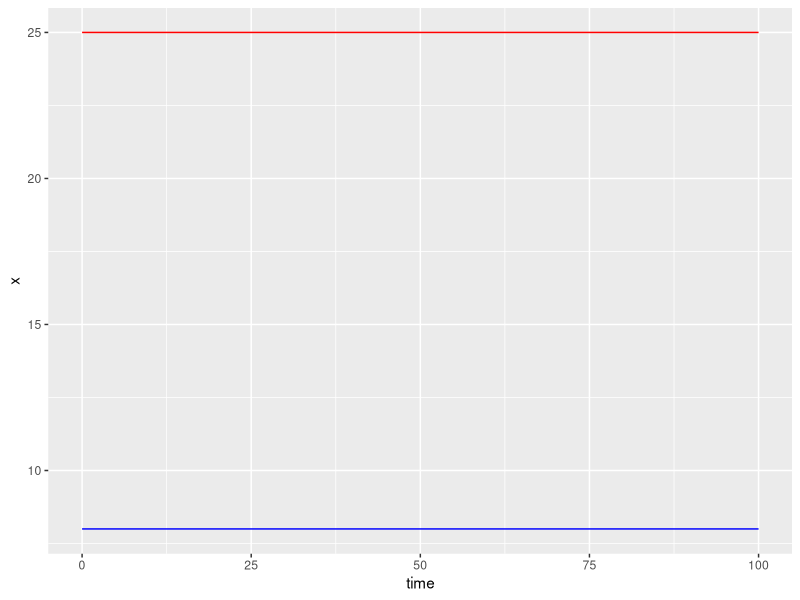
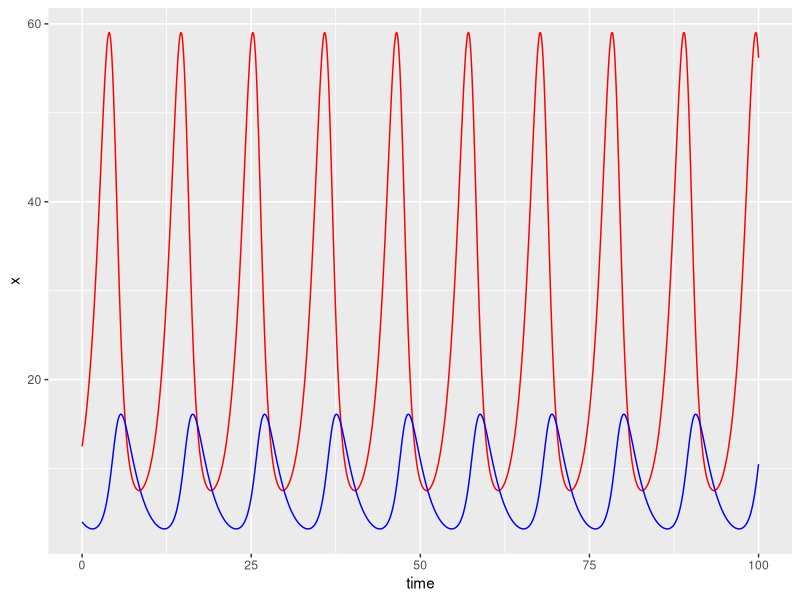
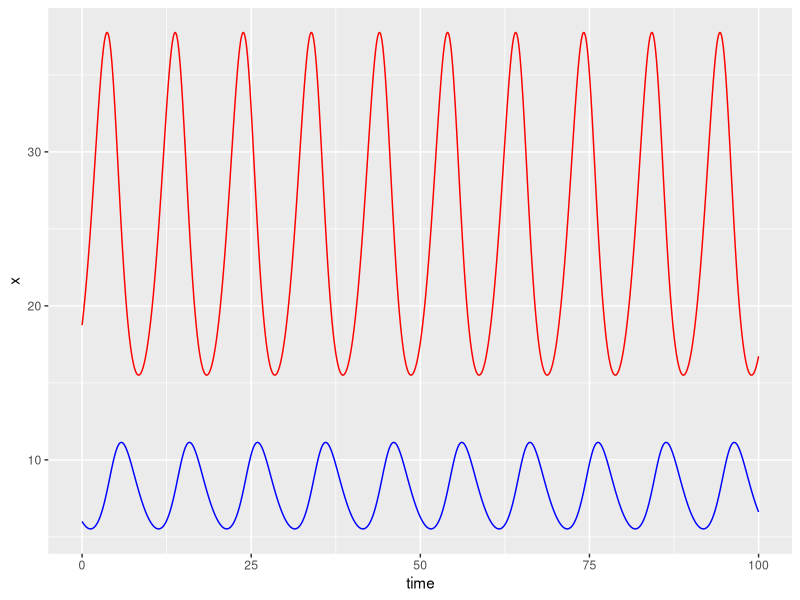
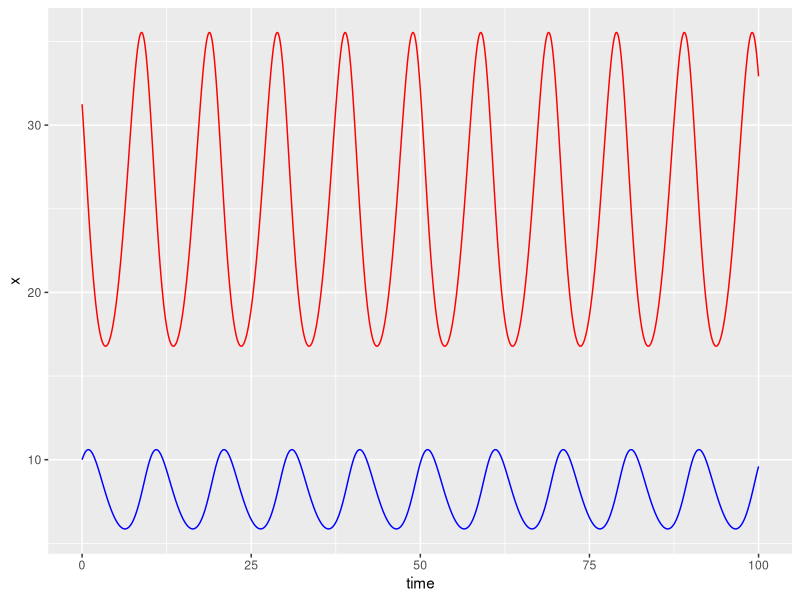
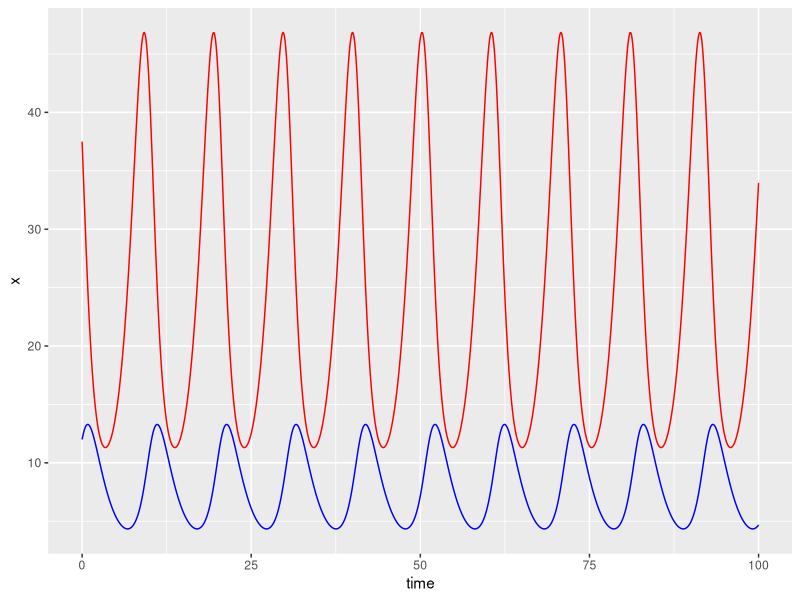
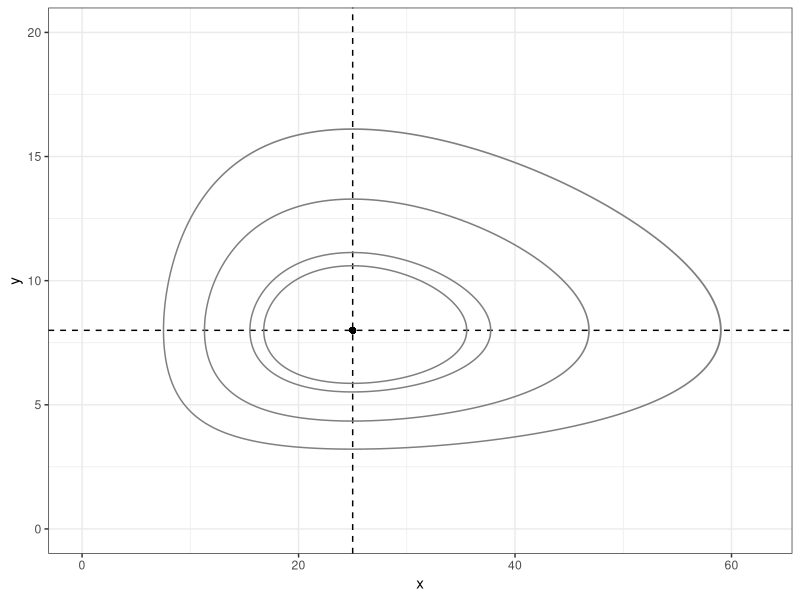
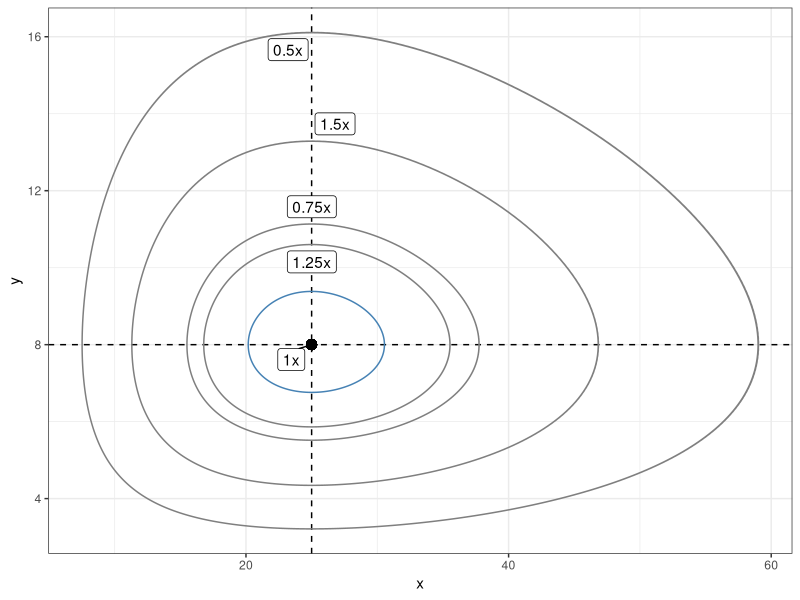
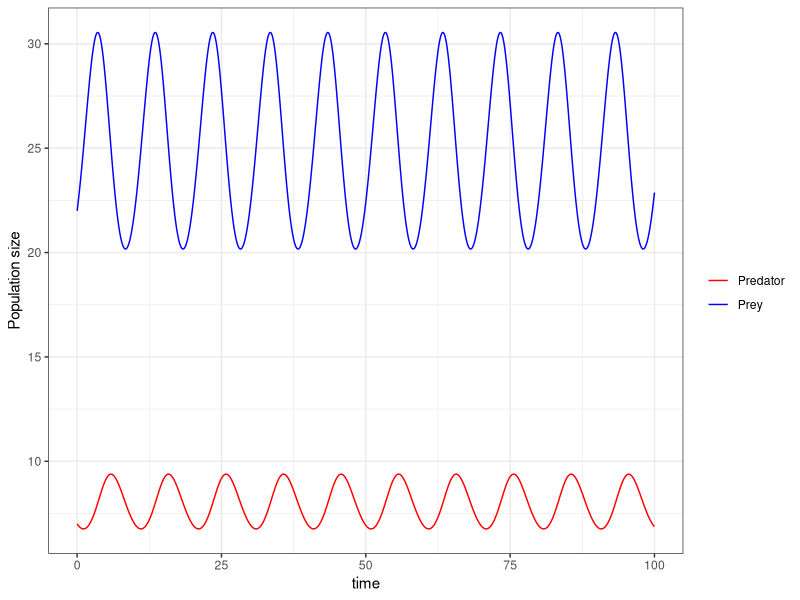

These charts were generated, in order, by the following R code:
library(tidyverse)
library(deSolve)
library(ggrepel)

#### Predator-prey Model-------------------
### Hard coding approach
## Create a vector of parameters
param_eq<-c(alpha<-0.8,
            beta<-0.1,
            delta<-0.02,
            gamma<-0.5)
#therefore, equilibrium occurs at (25, 8)
xo_eq<-gamma/delta
yo_eq<-alpha/beta

#include additional starting population sizes
#0.5x
xo1<-.5*xo_eq
yo1<-.5*yo_eq

#0.75x
xo2<-.75*xo_eq
yo2<-.75*yo_eq

#1.25x
xo3<-1.25*xo_eq
yo3<-1.25*yo_eq

#1.5x
xo4<-1.5*xo_eq
yo4<-1.5*yo_eq


## Create state variables (prey and predator population sizes) as a vector with their initial values
state_eq<-c(x=xo_eq,
            y=yo_eq)

state1<-c(x=xo1,
          y=yo1)

state2<-c(x=xo2,y=yo2)

state3<-c(x=xo3,y=yo3)

state4<-c(x=xo4,y=yo4)


## Model equations
LVpred<-function(t,state,parameters){
  with(as.list(c(state,parameters)),{
    #rate of change equations
    dxdt<-(alpha*x)-(beta*x*y)
    dydt<-(delta*x*y)-(gamma*y)
    
    #returns rate of change
    list(c(dxdt,dydt))
  })
}


## Model application
#time specification
times<-seq(0,100,by=.1)

#model integration
ode(y=state_eq,times=times,func=LVpred,parms=param_eq) %>%
  as_tibble() -> outDF_eq

ode(y=state1,times=times,func=LVpred,parms=param_eq) %>%
  as_tibble() -> outDF1

ode(y=state2,times=times,func=LVpred,parms=param_eq) %>%
  as_tibble() -> outDF2

ode(y=state3,times=times,func=LVpred,parms=param_eq) %>%
  as_tibble() -> outDF3

ode(y=state4,times=times,func=LVpred,parms=param_eq) %>%
  as_tibble() -> outDF4


## Plot data
# Abundance vs. time
ggplot(outDF_eq) +
  geom_line(aes(time,x),color="red") +
  geom_line(aes(time,y),color="blue") 

ggplot(outDF1) +
  geom_line(aes(time,x),color="red") +
  geom_line(aes(time,y),color="blue") 

ggplot(outDF2) +
  geom_line(aes(time,x),color="red") +
  geom_line(aes(time,y),color="blue") 

ggplot(outDF3) +
  geom_line(aes(time,x),color="red") +
  geom_line(aes(time,y),color="blue") 

ggplot(outDF4) +
  geom_line(aes(time,x),color="red") +
  geom_line(aes(time,y),color="blue") 


# Predator vs. prey
ggplot(outDF_eq) +
  theme_bw() +
  geom_point(aes(x,y),color="black") +
  geom_hline(yintercept=yo_eq,linetype=2,color="black") +
  geom_vline(xintercept=xo_eq,linetype=2,color="black") +
  geom_path(data=outDF1,aes(x,y),color="gray50") +
  geom_path(data=outDF2,aes(x,y),color="gray50") +
  geom_path(data=outDF3,aes(x,y),color="gray50") +
  geom_path(data=outDF4,aes(x,y),color="gray50") +
  xlim(0,(2.5*xo_eq)) +
  ylim(0,(2.5*yo_eq))
  

#------------------------------------------------------
### Flexible-coding approach
## Initial values 
#store parameters as a vector
params<-c(alpha<-0.8,
          beta<-0.1,
          delta<-0.02,
          gamma<-0.5)

#store initial population sizes as a vector
xo<-22
yo<-7

inits<-c(x=xo,y=yo)

#turn time into a vector
times<-seq(0,100,by=.1) #here t=100


## Build DF of 'graduated' initial population sizes
pop_mods<-c(0.5,0.75,1,1.25,1.5)
stateDF<-tibble(x=pop_mods*(gamma/delta),
                y=pop_mods*(alpha/beta),
                text=c("0.5x","0.75x","1x","1.25x","1.5x"))


## Model equations for ode()
LVpred<-function(t,state,parameters){
  with(as.list(c(state,parameters)),{
    #rate of change equations
    dxdt<-(alpha*x)-(beta*x*y)
    dydt<-(delta*x*y)-(gamma*y)
    
    #returns rate of change
    list(c(dxdt,dydt))
  })
}


## Iteratively run ode() on stateDF
apply(stateDF[,1:2],1,
      function(x) as_tibble(ode(x %>% as.numeric() %>% setNames(c("x","y")),
                                times,LVpred,params))) -> predList 

Map(cbind,predList,text=stateDF[[3]]) %>%
  do.call("rbind",.) -> predDF


## Run function on initial population sizes
ode(inits,times,LVpred,params) %>%
  as_tibble() -> user_predDF

#NOTE: ends with two dfs: predDF (DFs of various proportions/multipliers of equilibrium pop sizes) and user_predDF 
#(the DF generated from the initial pop sizes selected by user)

#---------------------------------------------------------------------------
### Function-oriented approach
## Initial values
a<-0.8
b<-0.1
d<-0.02
g<-0.5

xo<-22
yo<-7

t<-100

## Create functions
# Model equations for ode()
LVpred<-function(t,state,parameters){
  with(as.list(c(state,parameters)),{
    #rate of change equations
    dxdt<-(alpha*x)-(beta*x*y)
    dydt<-(delta*x*y)-(gamma*y)
    
    #returns rate of change
    list(c(dxdt,dydt))
  })
}

# Build stateDF & iterate ode() over varied initial population sizes
predDF_builder<-function(alpha,beta,delta,gamma,t,func){
  #deSolve needed for ode()
  require(deSolve)
  #start with a pop_modifier vector
  mods<-c(0.5,0.75,1,1.25,1.5)
  #create stateDF using parameters
  tibble(prey=mods*(gamma/delta),
         pred=mods*(alpha/beta),
         text=paste0(mods,"x"))->stateDF
  #created times vector from t
  seq(0,t,by=.1)->times
  #turn parameters into vector
  pars<-c(alpha=alpha,beta=beta,delta=delta,gamma=gamma)
  #iterate ode() over each combination of pop sizes and append multiplier as text in third col
  apply(stateDF[,1:2],1,
        function(x) as_tibble(ode(x %>% as.numeric() %>% setNames(c("x","y")),
                                  times,func,pars))) %>%
    Map(cbind,.,text=stateDF[[3]]) %>%
    do.call("rbind",.) 
}
#Additional notes about function: 
#1) stateDF contains x & y that have been modified based on parameter ratios and a third column, text, that contains
#the modifier as a character string (e.g., "1.5x")
#2) t contains time as a sequence vector
#3) func contains the function that will be fed into ode()
#4) pars contains a vector of the parameters (i.e., alpha, beta, delta, gamma)

# Output x & y from user-defined initial pop values
user_predDF_builder<-function(xo,yo,alpha,beta,delta,gamma,t,func){
  require(deSolve)
  inits<-c(x=xo,y=yo)
  pars<-c(alpha=alpha,beta=beta,delta=delta,gamma=gamma)
  times<-seq(0,t,by=0.1)
  ode(inits,times,LVpred,pars) %>%
    as_tibble() 
}


## Apply functions
predDF<-predDF_builder(a,b,d,g,t,LVpred)
user_predDF<-user_predDF_builder(xo,yo,a,b,d,g,t,LVpred)


#----------------------------------------------------------------------------
## Build plot phases and add plot of initial population sizes
#create label dataframe
predDF %>%
  group_by(text) %>%
  summarize(x_eq=gamma/delta,
            y_max=max(y))-> pop_mods_labels

#develop phase plot
ggplot(data=predDF) +
  theme_bw() +
  geom_hline(yintercept=alpha/beta,linetype=2,color="black") +
  geom_vline(xintercept=gamma/delta,linetype=2,color="black") +
  geom_path(data=. %>% filter(text!="1x"),aes(x,y,group=text),color="gray50") +
  geom_point(data=. %>% filter(text=="1x"),aes(x,y),size=3) +
  geom_label_repel(data=pop_mods_labels,aes(x_eq,y_max,label=text)) +
  geom_path(data=user_predDF,aes(x,y),color="steelblue") 
  
  
## Plot x and y vs time
ggplot(data=user_predDF) +
  geom_line(aes(time,x,color="Prey")) +
  geom_line(aes(time,y,color="Predator")) +
  scale_color_manual(name="",values=c("Prey"="blue","Predator"="red")) +
  theme_bw() +
  labs(y="Population size")
  
  
